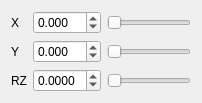
<?xml version="1.0" encoding="UTF-8"?>
<ui version="4.0">
 <class>MovingHuman</class>
 <widget class="QWidget" name="MovingHuman">
  <property name="geometry">
   <rect>
    <x>0</x>
    <y>0</y>
    <width>385</width>
    <height>111</height>
   </rect>
  </property>
  <property name="sizePolicy">
   <sizepolicy hsizetype="Fixed" vsizetype="Fixed">
    <horstretch>0</horstretch>
    <verstretch>0</verstretch>
   </sizepolicy>
  </property>
  <property name="windowTitle">
   <string>Human Future position</string>
  </property>
  <layout class="QGridLayout" name="gridLayout">
   <property name="sizeConstraint">
    <enum>QLayout::SetFixedSize</enum>
   </property>
   <item row="0" column="1">
    <widget class="QLabel" name="labelX">
     <property name="text">
      <string>X</string>
     </property>
    </widget>
   </item>
   <item row="1" column="1">
    <widget class="QLabel" name="labelY">
     <property name="text">
      <string>Y</string>
     </property>
    </widget>
   </item>
   <item row="2" column="1">
    <widget class="QLabel" name="labelRZ">
     <property name="text">
      <string>RZ</string>
     </property>
    </widget>
   </item>
   <item row="0" column="2">
    <widget class="QDoubleSpinBox" name="doubleSpinBoxX">
     <property name="decimals">
      <number>3</number>
     </property>
     <property name="minimum">
      <double>-10.000000000000000</double>
     </property>
     <property name="maximum">
      <double>20.000000000000000</double>
     </property>
     <property name="singleStep">
      <double>0.100000000000000</double>
     </property>
    </widget>
   </item>
   <item row="1" column="2">
    <widget class="QDoubleSpinBox" name="doubleSpinBoxY">
     <property name="decimals">
      <number>3</number>
     </property>
     <property name="minimum">
      <double>-20.000000000000000</double>
     </property>
     <property name="maximum">
      <double>10.000000000000000</double>
     </property>
     <property name="singleStep">
      <double>0.100000000000000</double>
     </property>
    </widget>
   </item>
   <item row="2" column="2">
    <widget class="QDoubleSpinBox" name="doubleSpinBoxRZ">
     <property name="decimals">
      <number>4</number>
     </property>
     <property name="minimum">
      <double>-3.141500000000000</double>
     </property>
     <property name="maximum">
      <double>3.141500000000000</double>
     </property>
     <property name="singleStep">
      <double>0.050000000000000</double>
     </property>
    </widget>
   </item>
   <item row="0" column="3">
    <widget class="QSlider" name="horizontalSliderX">
     <property name="orientation">
      <enum>Qt::Horizontal</enum>
     </property>
    </widget>
   </item>
   <item row="1" column="3">
    <widget class="QSlider" name="horizontalSliderY">
     <property name="orientation">
      <enum>Qt::Horizontal</enum>
     </property>
    </widget>
   </item>
   <item row="2" column="3">
    <widget class="QSlider" name="horizontalSliderRZ">
     <property name="orientation">
      <enum>Qt::Horizontal</enum>
     </property>
    </widget>
   </item>
  </layout>
 </widget>
 <resources/>
 <connections/>
</ui>
